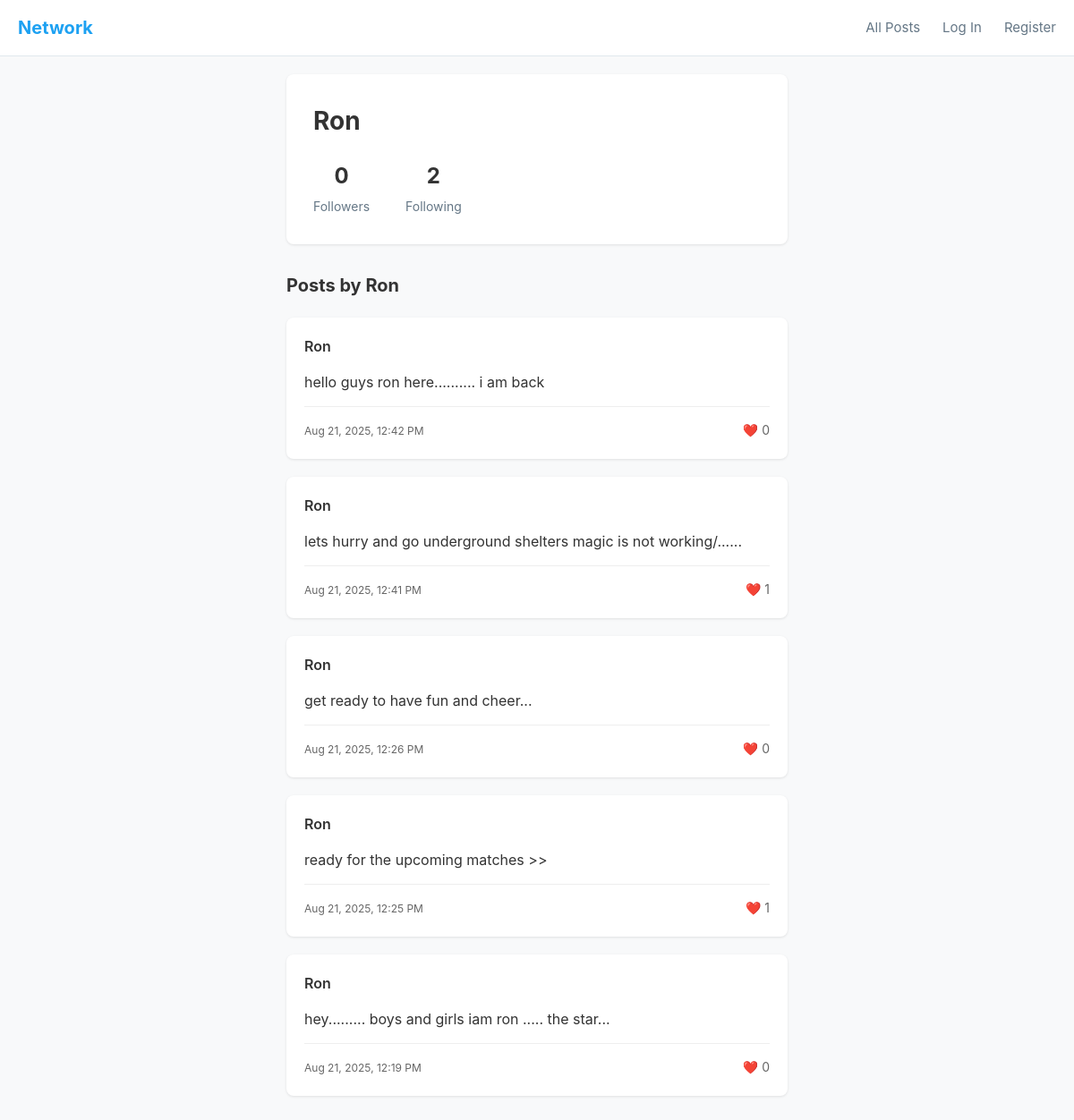
The app's page /profile/Ron with its own data.
### network/models.py (models this page shows, shortened)
class User(AbstractUser):
    def followers_count(self):
        return Follow.objects.filter(following=self).count()
    def following_count(self):
        return Follow.objects.filter(follower=self).count()

class Post(models.Model):
    user = models.ForeignKey(User, on_delete=models.CASCADE, related_name="posts")
    content = models.TextField(max_length=280)
    timestamp = models.DateTimeField(auto_now_add=True)
    likes = models.ManyToManyField(User, related_name="liked_posts", blank=True)
    class Meta:
        ordering = ["-timestamp"]
    def like_count(self):
        return self.likes.count()

### network/views.py (the view)
# urls.py: path("profile/<str:username>", views.profile, name="profile"),
def profile(request, username):
    profile_user = get_object_or_404(User, username=username)
    posts = Post.objects.filter(user=profile_user)
    paginator = Paginator(posts, 10)
    page_number = request.GET.get('page')
    page_obj = paginator.get_page(page_number)
    followers_count = profile_user.followers_count()
    following_count = profile_user.following_count()
    is_following = False
    if request.user.is_authenticated and request.user != profile_user:
        is_following = request.user.is_following(profile_user)
    return render(request, "network/profile.html", {
        "profile_user": profile_user,
        "page_obj": page_obj,  # Changed from posts to page_obj
        "followers_count": followers_count,
        "following_count": following_count,
        "is_following": is_following
    })

### network/templates/network/profile.html (shortened to what this page needs)
{% extends "network/layout.html" %}
{% block body %}
    <div class="profile-container">
        <div class="profile-header">
            <div class="profile-info">
                <h1 class="profile-username">{{ profile_user.username }}</h1>
                <div class="profile-stats">
                    <div class="stat">
                        <span class="stat-number" id="followers-count">{{ followers_count }}</span>
                        <span class="stat-label">Followers</span>
                    </div>
                    <div class="stat">
                        <span class="stat-number">{{ following_count }}</span>
                        <span class="stat-label">Following</span>
                    </div>
                </div>
            </div>
        </div>
        <div class="posts-section">
            <h2>Posts by {{ profile_user.username }}</h2>
            {% if page_obj %}
                {% for post in page_obj %}
                    <div class="post-card">
                        <div class="post-header">
                            <h3 class="username">{{ post.user.username }}</h3>
                        </div>
                        <div id="post-content-{{ post.id }}" class="post-content">
                            {{ post.content }}
                        </div>
                        <div class="post-footer">
                            <small class="timestamp">{{ post.timestamp|date:"M d, Y, g:i A" }}</small>
                            <div class="post-actions">
                                {% if user.is_authenticated %}
                                    <button class="like-btn" onclick="toggleLike({{ post.id }})"
                                            data-liked="{% if user in post.likes.all %}true{% else %}false{% endif %}">
                                        <span id="like-icon-{{ post.id }}">
                                            {% if user in post.likes.all %}❤️{% else %}🤍{% endif %}
                                        </span>
                                        <span id="like-count-{{ post.id }}">{{ post.like_count }}</span>
                                    </button>
                                {% else %}
                                    <span class="like-display">❤️ {{ post.like_count }}</span>
                                {% endif %}
                            </div>
                        </div>
                    </div>
                {% endfor %}
            {% else %}
                <div class="no-posts">
                    <p>{{ profile_user.username }} hasn't posted anything yet.</p>
                </div>
            {% endif %}
        </div>
    </div>
{% endblock %}

### network/templates/network/profile.html (style rules this page uses)
.profile-container { max-width: 600px; margin: 0 auto; padding: 20px; }
.profile-header { background: white; border-radius: 8px; padding: 30px; margin-bottom: 30px; box-shadow: 0 1px 3px rgba(0,0,0,0.1); display: flex; justify-content: space-between; align-items: center; }
.profile-info h1 { font-size: 28px; font-weight: 700; margin-bottom: 20px; color: #333; }
.profile-stats { display: flex; gap: 40px; }
.stat { text-align: center; }
.stat-number { display: block; font-size: 24px; font-weight: 700; color: #333; }
.stat-label { display: block; font-size: 14px; color: #657786; margin-top: 4px; }
.posts-section h2 { font-size: 20px; font-weight: 700; margin-bottom: 20px; color: #333; }
.post-card { background: white; border-radius: 8px; padding: 20px; margin-bottom: 20px; box-shadow: 0 1px 3px rgba(0,0,0,0.1); }
.post-header { display: flex; justify-content: space-between; align-items: center; margin-bottom: 10px; }
.username { margin: 0; font-size: 16px; font-weight: 600; color: #333; }
.post-content { margin: 15px 0; line-height: 1.5; color: #333; }
.post-footer { display: flex; justify-content: space-between; align-items: center; margin-top: 15px; padding-top: 15px; border-top: 1px solid #eee; }
.timestamp { color: #666; font-size: 12px; }
.post-actions { display: flex; gap: 15px; align-items: center; }
.like-display, .comment-link { font-size: 14px; color: #666; }

### network/templates/network/layout.html (style rules this page uses)
* { margin: 0; padding: 0; box-sizing: border-box; }
body { font-family: -apple-system, BlinkMacSystemFont, "Segoe UI", Roboto, "Helvetica Neue", Arial, sans-serif; background-color: #f8f9fa; color: #333; line-height: 1.6; }

### records on screen
User: username "Ron"
Post: user.username "Ron", content "hello guys ron here.......... i am back", timestamp "Aug 21, 2025, 12:42 PM", like_count "0"
Post: user.username "Ron", content "lets hurry and go underground shelters magic is not working/......", timestamp "Aug 21, 2025, 12:41 PM", like_count "1"
Post: user.username "Ron", content "get ready to have fun and cheer...", timestamp "Aug 21, 2025, 12:26 PM", like_count "0"
Post: user.username "Ron", content "ready for the upcoming matches >>", timestamp "Aug 21, 2025, 12:25 PM", like_count "1"
Post: user.username "Ron", content "hey......... boys and girls iam ron ..... the star...", timestamp "Aug 21, 2025, 12:19 PM", like_count "0"

### other values on screen
{{ followers_count }} "0"
{{ following_count }} "2"
